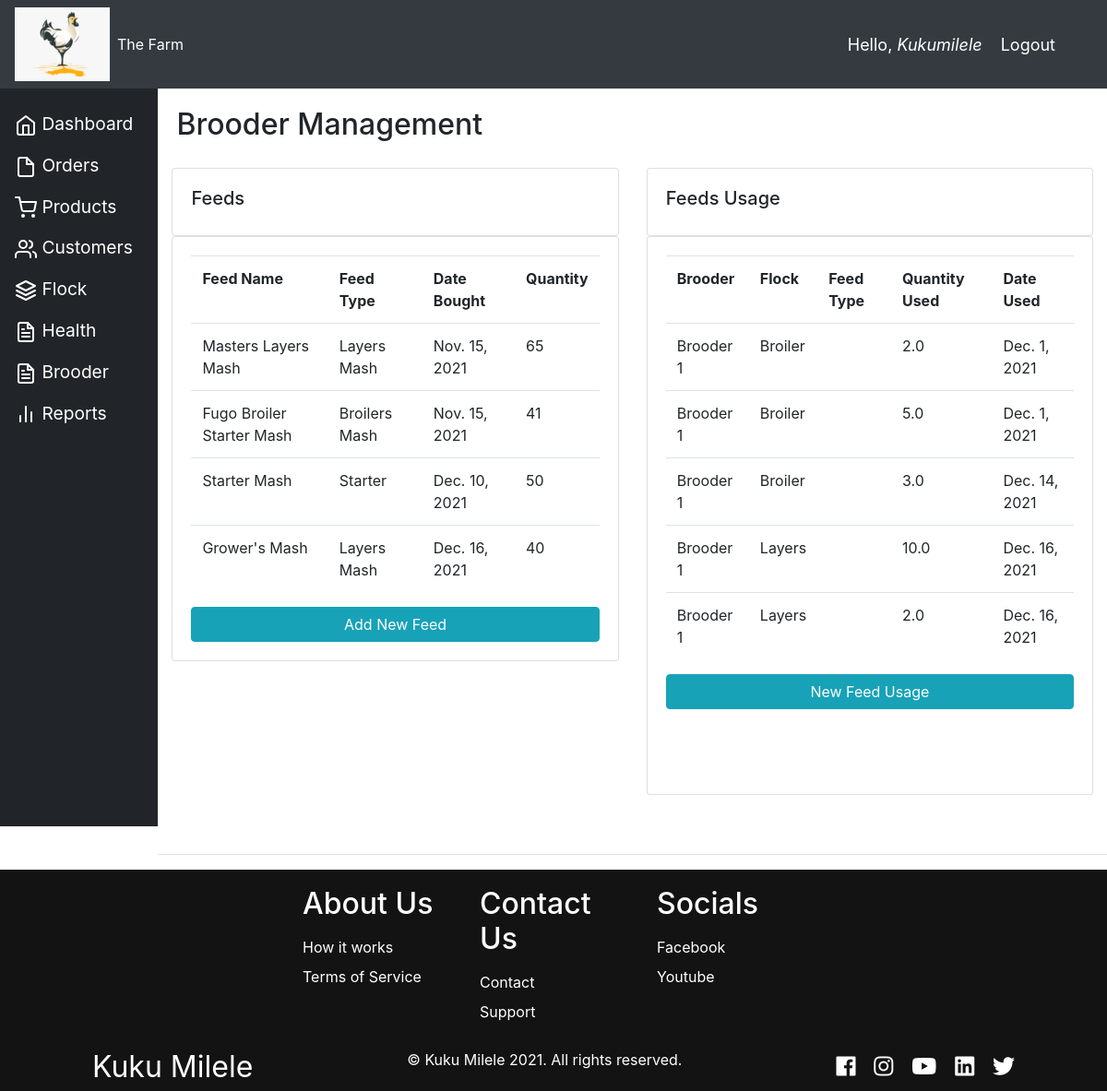
Page /brooder_manager/ (signed in) on the committed database.
### accounts/models.py (models this page shows, shortened)
class Feed(models.Model):
    FEED_TYPE = (
        ("Layers Mash", "Layers Mash"),
        ("Broilers Mash", "Broilers Mash"),
        ("Starter", "Starter"),
        ("Finisher", "Finisher"),
    )
    feeds_type = models.CharField(max_length=200, null=True, choices=FEED_TYPE)
    feed_name = models.CharField(max_length=100, null=True)
    date_feed_bought = models.DateField(auto_now_add=True, null=True)
    feed_quantity = models.IntegerField(null=True)
    feed_price = models.FloatField(
        null=True, validators=[MinValueValidator(1.0)])

class FeedUsage(models.Model):
    FEED_TYPE = (
        ("Layers Mash", "Layers Mash"),
        ("Broilers Mash", "Broilers Mash"),
        ("Starter", "Starter"),
        ("Finisher", "Finisher"),
    )
    brooder = models.ForeignKey(Brooder, null=True, on_delete=models.SET_NULL)
    flock = models.ForeignKey(Flock, null=True, on_delete=models.SET_NULL)
    feed = models.ForeignKey(Feed, null=True, on_delete=models.SET_NULL)
    feed_quantity_used = models.FloatField(
        null=True, validators=[MinValueValidator(1.0)]
    )
    feed_usage_date = models.DateField(auto_now_add=True, null=True)

class Brooder(models.Model):
    brooder_name = models.CharField(max_length=50, null=True)
    is_occupied = models.BooleanField(default=False, null=True)
    last_cleaning_date = models.DateField(null=True)
    capacity = 100
    def __str__(self):
        return self.brooder_name

class Flock(models.Model):
    BREED_TYPE = (
        ("Broiler", "Broiler"),
        ("Layers", "Layers"),
    )
    flock_breedtype = models.CharField(
        max_length=100, null=True, choices=BREED_TYPE)
    batch_no = models.FloatField(null=True, validators=[
                                 MinValueValidator(1.0)])
    flock_quantity = models.FloatField(
        null=True, validators=[MinValueValidator(1.0), MaxValueValidator(100.0)]
    )
    date_flock_bought = models.DateTimeField(auto_now_add=True, null=True)
    flock_price = models.FloatField(
        null=True, validators=[MinValueValidator(1.0)])
    is_closed = models.BooleanField(default=False, null=True)
    brooder = models.ForeignKey(Brooder, null=True, on_delete=models.SET_NULL)
    def __str__(self):
        return self.flock_breedtype

### accounts/decorators.py (the view)
        def wrapper_func(request, *args, **kwargs):
            group = None
            if request.user.groups.exists():
                group = request.user.groups.all()[0].name
            if group in allowed_roles:
                return view_func(request, *args, **kwargs)
            else:
                return HttpResponse('You are not authorized to view this page as per the decorator')

### accounts/views.py (called while the page is built)
@login_required(login_url="login")
@allowed_users(allowed_roles=["admin", "brooder"])
def brooderManager(request):
    brooders = Brooder.objects.all()
    feeds = Feed.objects.all()
    feedsusage = FeedUsage.objects.all()
    context = {"brooders": brooders, "feeds": feeds, "feedsusage": feedsusage}
    return render(request, "accounts/brooder_manager.html", context)

### accounts/templates/accounts/brooder_manager.html
{% extends 'accounts/main.html' %} {% block content %}
<div class="row">
  <div class="card-body">
    <h2>Brooder Management</h2>
  </div>
</div>
<div class="row">
  <div class="col-md">
    <div class="card card-body">
      <h5>Feeds</h5>
    </div>
    <div class="card card-body">
      <table class="table">
        <tr>
          <th>Feed Name</th>
          <th>Feed Type</th>
          <th>Date Bought</th>
          <th>Quantity</th>
        </tr>
        {% for i in feeds %}
        <tr>
          {% if forloop.revcounter <= 5 %}
          <td>{{i.feed_name}}</td>
          <td>{{i.feeds_type}}</td>
          <td>{{i.date_feed_bought}}</td>
          <td>{{i.feed_quantity}}</td>
          {% endif %}
        </tr>
        {% endfor %}
      </table>
      <a class="btn btn-info" href="{% url 'add_feed' %}" width="12px"
        >Add New Feed</a
      >
    </div>
  </div>
  <div class="col-md">
    <div class="card card-body">
      <h5>Feeds Usage</h5>
    </div>
    <div class="card card-body">
      <table class="table">
        <tr>
          <th>Brooder</th>
          <th>Flock</th>
          <th>Feed Type</th>
          <th>Quantity Used</th>
          <th>Date Used</th>
        </tr>
        {% for usage in feedsusage %}
        <tr>
          {% if forloop.revcounter <= 5 %}
          <td>{{usage.brooder}}</td>
          <td>{{usage.flock}}</td>
          <td>{{usage.feeds_type}}</td>
          <td>{{usage.feed_quantity_used}}</td>
          <td>{{usage.feed_usage_date}}</td>
          {% endif %}
        </tr>
        {% endfor %}
      </table>
      <a class="btn btn-info" href="{% url 'add_feed_usage' %}" width="12px"
        >New Feed Usage</a
      >
      <br />
      <br />
      <br />
    </div>
  </div>
</div>
<br />
{% endblock %}

### accounts/templates/accounts/navbar.html (shortened to what this page needs)
{% load static %}
<nav class="navbar navbar-expand-lg navbar-dark bg-dark">
  <a href="{% url 'home' %}"
    ><img src="{% static 'images/logo.png' %}" alt=""
  /></a>
  <div class="collapse navbar-collapse" id="navbarNav">
    <ul class="navbar-nav">
      <li class="nav-item active">
        <a class="nav-link" href="{% url 'home' %}">The Farm</a>
      </li>
    </ul>
  </div>
  <span class="hello-msg">Hello,<i class="username"> {{request.user}}</i></span>
  <span class="hello-msg"
    ><a class="hello-msg" href="{% url 'logout' %}">Logout</a></span
  >
</nav>

### static/css/main.css (style rules this page uses)
*, html { scroll-behavior: smooth; }
body { background-color: #ebeff5; }

### accounts/templates/accounts/navbar.html (style rules this page uses)
.hello-msg { font-size: 18px; color: #fff; margin-right: 20px; }

### rows in the picture
Feed: feed_name "Masters Layers Mash", feeds_type "Layers Mash", date_feed_bought "Nov. 15, 2021", feed_quantity "65"
Feed: feed_name "Fugo Broiler Starter Mash", feeds_type "Broilers Mash", date_feed_bought "Nov. 15, 2021", feed_quantity "41"
Feed: feed_name "Starter Mash", feeds_type "Starter", date_feed_bought "Dec. 10, 2021", feed_quantity "50"
Feed: feed_name "Grower's Mash", feeds_type "Layers Mash", date_feed_bought "Dec. 16, 2021", feed_quantity "40"
FeedUsage: brooder "Brooder 1", flock "Broiler", feed_quantity_used "2.0", feed_usage_date "Dec. 1, 2021"
FeedUsage: brooder "Brooder 1", flock "Broiler", feed_quantity_used "5.0", feed_usage_date "Dec. 1, 2021"
FeedUsage: brooder "Brooder 1", flock "Broiler", feed_quantity_used "3.0", feed_usage_date "Dec. 14, 2021"
FeedUsage: brooder "Brooder 1", flock "Layers", feed_quantity_used "10.0", feed_usage_date "Dec. 16, 2021"
FeedUsage: brooder "Brooder 1", flock "Layers", feed_quantity_used "2.0", feed_usage_date "Dec. 16, 2021"

### other values in the picture
{{ request.user }} "Kukumilele"
